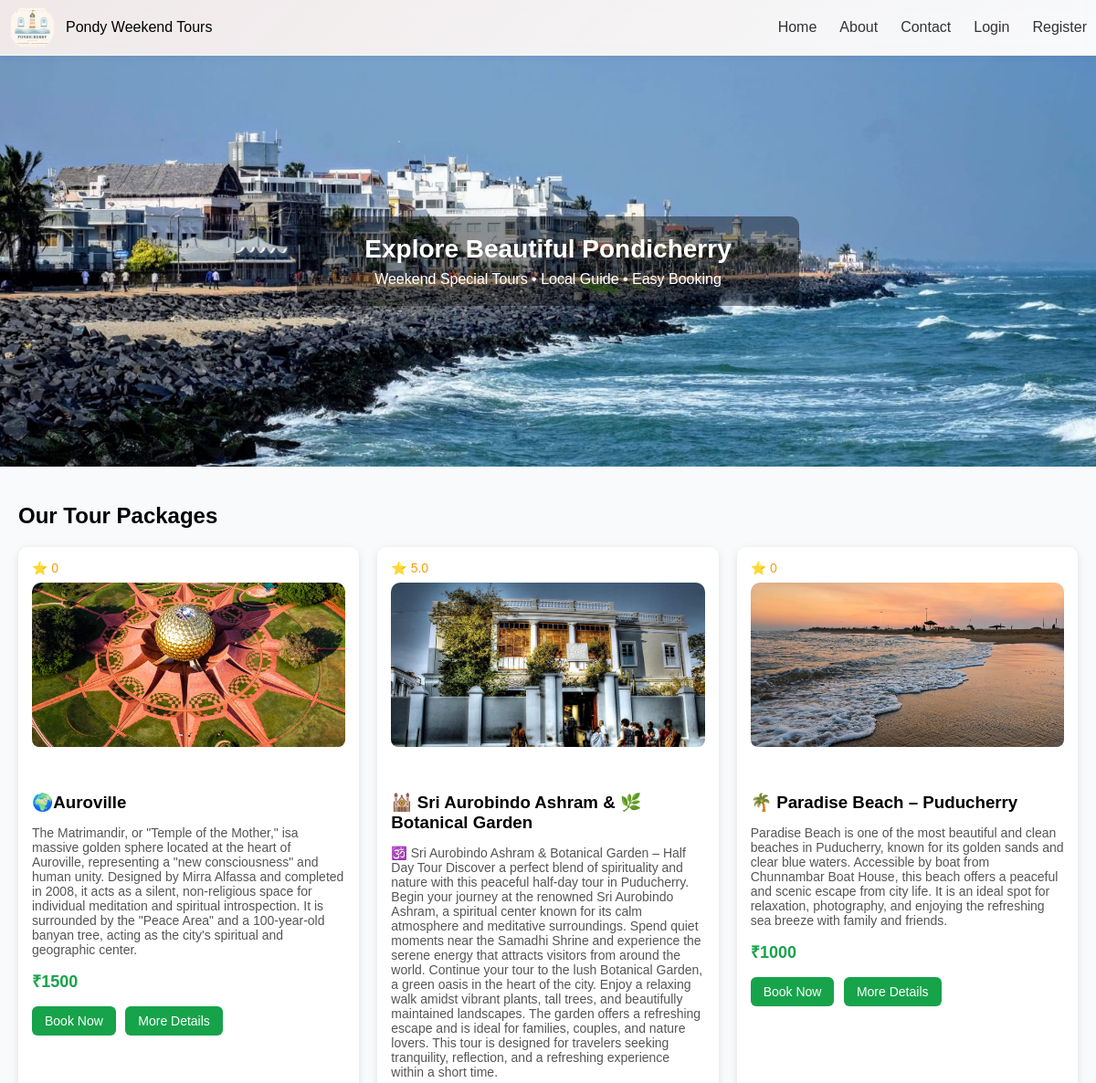
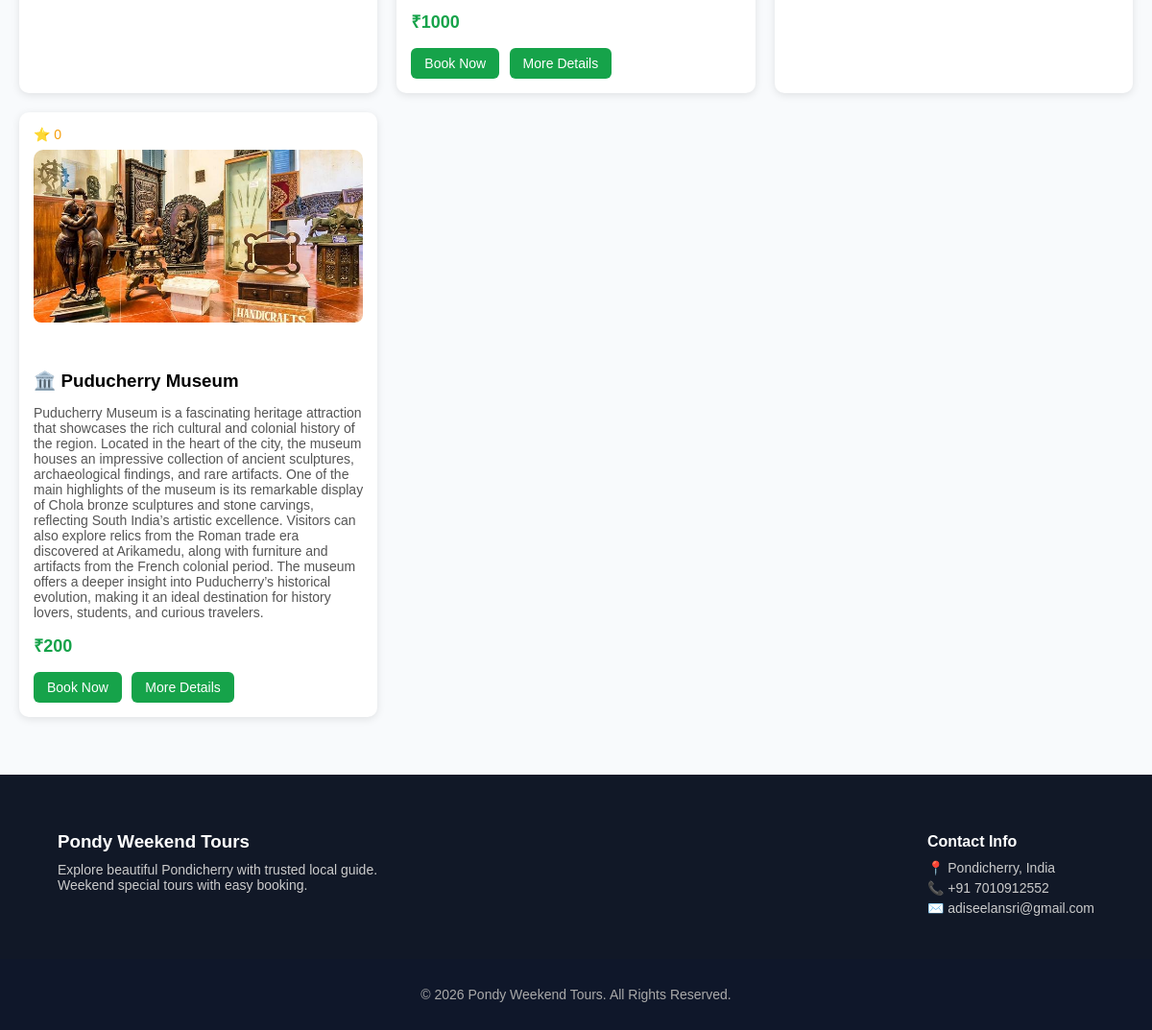
The page / on the database its author committed (2 pictures, top to bottom).
### tours/models.py (models this page shows, shortened)
class TourPackage(models.Model):
    name = models.CharField(max_length=200)
    description = models.TextField()
    price = models.IntegerField()
    duration = models.CharField(max_length=100)
    image = models.ImageField(upload_to='packages/', null=True, blank=True)
    included = models.TextField(blank=True)
    not_included = models.TextField(blank=True)

### tours/views.py (the view)
# urls.py: 2. Add a URL to urlpatterns:  path('', views.home, name='home')
def home(request):
    packages = TourPackage.objects.all()
    for p in packages:
        avg = p.reviews.aggregate(Avg("rating"))["rating__avg"]
        p.avg_rating = round(avg, 1) if avg else 0
    return render(request, 'home.html', {'packages': packages})

### templates/home.html (shortened to what this page needs)
{% load static %}
<!DOCTYPE html>
<html>
<head>
    <link rel="stylesheet" href="{%static 'css/style.css' %}">
</head>
<body>
<div class="navbar">
   <div class="left-head"><img src="{% static 'image/pondicherry_tourism_logo.svg' %}" alt="Logo"> Pondy Weekend Tours</div>
   <div class="right-head" id="nav-menu">
      <ul>
        <li><a href="{% url 'home' %}">Home</a></li>
        <li><a href="{% url 'about' %}">About</a></li>
        <li><a href="{% url 'contact' %}">Contact</a></li>
        {% if user.is_authenticated %}
            <li><a href="{% url 'my_bookings' %}">My Bookings</a></li>
            <li><a href="{% url 'logout' %}">Logout</a></li>
        {% else %}
            <li><a href="{% url 'login' %}">Login</a></li>
            <li><a href="{% url 'register' %}">Register</a></li>
        {% endif %}
      </ul>
   </div>
</div>
<div class="hero-slider">
    <div class="slide active">
        <div class="overlay">
            <h1>Explore Beautiful Pondicherry</h1>
            <p>Weekend Special Tours • Local Guide • Easy Booking</p>
        </div>
    </div>
</div>
<div class="container" id="packages">
  <h2>Our Tour Packages</h2>
  <div class="package-grid">
    {% for p in packages %}
      <div class="package-card">
        <p class="rating">⭐ {{ p.avg_rating }}</p>
        {% if p.image %}
          <div class="package-img">
            <img src="{{ p.image.url }}" alt="{{ p.name }}">
          </div>
        {% endif %}
        <h3>{{ p.name }}</h3>
        <p class="desc">{{ p.description }}</p>
        <p class="price">₹{{ p.price }}</p>
        <a class="btn" href="/book/{{ p.id }}">Book Now</a>
        <a class="btn" href="{% url 'package_detail' p.id %}">More Details</a>
      </div>
    {% endfor %}
  </div>
</div>
<footer class="footer">
    <div class="footer-container">
        <div class="footer-col">
            <h3>Pondy Weekend Tours</h3>
            <p>Explore beautiful Pondicherry with trusted local guide.<br>
               Weekend special tours with easy booking.</p>
        </div>
        <div class="footer-col">
            <h4>Contact Info</h4>
            <p>📍 Pondicherry, India</p>
            <p>📞 +91 7010912552</p>
            <p>✉️ adiseelansri@gmail.com</p>
        </div>
    </div>
    <div class="footer-bottom">
        <p>© 2026 Pondy Weekend Tours. All Rights Reserved.</p>
    </div>
</footer>
</body>
</html>

### static/css/style.css (style rules this page uses)
.package-grid { display: grid; grid-template-columns: repeat(2, 1fr); gap: 20px; }
.package-card { background: #fff; border-radius: 12px; padding: 15px; box-shadow: 0 4px 12px rgba(0,0,0,0.1); }
.package-img { width: 100%; height: 220px; overflow: hidden; border-radius: 10px; margin-bottom: 10px; }
.package-img img { width: 100%; height: 100%; object-fit: cover; }
.package-card h3 { margin: 5px 0; }
.desc { font-size: 14px; color: #555; }
.price { font-weight: bold; margin: 8px 0; }

### templates/home.html (style rules this page uses)
:root { --green: #16a34a; --dark: #111827; }
* { box-sizing: border-box; }
body { font-family: Arial; margin: 0; background: #f8fafc; }
html { scroll-behavior: smooth; }
.navbar { background: linear-gradient(135deg, rgb(239, 232, 232), rgba(255,255,255,0.05)); backdrop-filter: blur(10px); border-bottom: 1px solid rgb(244, 245, 245); padding: 5px 10px; display: flex; align-items: center; justify-content: space-between; box-shadow: 0 2px 8px rgba(0,0,0,0.05); position: sticky; top: 0; z-index: 1000; }
.left-head { display: flex; align-items: center; }
.left-head img { height: 50px; width: 50px; object-fit: cover; border-radius: 50%; margin-right: 12px; transition: transform 0.3s ease; }
.right-head ul { display: flex; list-style: none; gap: 25px; margin: 0; padding: 0; }
.right-head a { text-decoration: none; color: #333; font-weight: 500; position: relative; }
.right-head a::after { content: ""; position: absolute; width: 0; height: 2px; bottom: -5px; left: 0; background: var(--green); transition: 0.3s; }
.hero-slider { position: relative; width: 100%; height: 450px; overflow: hidden; }
.slide { position: absolute; width: 100%; height: 100%; opacity: 0; transition: opacity 1s ease-in-out; }
.slide.active { opacity: 1; }
.overlay { position: absolute; top: 50%; left: 50%; transform: translate(-50%, -50%); text-align: center; color: white; background: rgba(0,0,0,0.4); padding: 20px 40px; border-radius: 10px; width: 90%; max-width: 550px; }
.overlay h1 { margin: 0 0 8px 0; font-size: 28px; }
.overlay p { margin: 0; }
.container { padding: 20px; }
#packages { scroll-margin-top: 20px; }
.package-grid { display: grid; grid-template-columns: repeat(3, 1fr); gap: 20px; margin-top: 15px; }
.package-card { background: white; padding: 15px; border-radius: 10px; box-shadow: 0 2px 8px rgba(0,0,0,0.1); }
.package-img img { width: 100%; height: 180px; object-fit: cover; border-radius: 8px; }
.package-card h3 { margin: 10px 0 5px; }
.desc { color: #555; font-size: 14px; }
.price { font-size: 18px; font-weight: bold; color: var(--green); }
.rating { font-size: 14px; color: #f59e0b; margin: 0 0 8px 0; }
.btn { display: inline-block; background: var(--green); color: white; padding: 8px 14px; text-decoration: none; border-radius: 6px; margin-top: 8px; margin-right: 6px; font-size: 14px; }
.footer { background: var(--dark); color: #fff; margin-top: 40px; }
.footer-container { display: flex; justify-content: space-between; padding: 40px 60px; flex-wrap: wrap; gap: 20px; }
.footer-col h3, .footer-col h4 { margin-bottom: 10px; }
.footer-col p { margin: 5px 0; color: #ccc; font-size: 14px; }
.footer-bottom { text-align: center; padding: 15px; background: #0f172a; font-size: 14px; color: #aaa; }

### rows shown on the page
TourPackage: avg_rating "0", image (picture), name "🌍Auroville", description "The Matrimandir, or \"Temple of the Mother,\" isa massive golden sphere located at the heart of Auroville, representing a \"new consciousness\" and human unity. Designed by Mirra Alfassa and completed in 2008, it acts as a silent, non-religious space for individual meditation and spiritual introspection. It is surrounded by the \"Peace Area\" and a 100-year-old banyan tree, acting as the city's spiritual and geographic center.", price "1500"
TourPackage: avg_rating "5.0", image (picture), name "🕍 Sri Aurobindo Ashram & 🌿 Botanical Garden", description "🕉️ Sri Aurobindo Ashram & Botanical Garden – Half Day Tour Discover a perfect blend of spirituality and nature with this peaceful half-day tour in Puducherry. Begin your journey at the renowned Sri Aurobindo Ashram, a spiritual center known for its calm atmosphere and meditative surroundings. Spend quiet moments near the Samadhi Shrine and experience the serene energy that attracts visitors from around the world. Continue your tour to the lush Botanical Garden, a green oasis in the heart of the city. Enjoy a relaxing walk amidst vibrant plants, tall trees, and beautifully maintained landscapes. The garden offers a refreshing escape and is ideal for families, couples, and nature lovers. This…", price "1000"
TourPackage: avg_rating "0", image (picture), name "🌴 Paradise Beach – Puducherry", description "Paradise Beach is one of the most beautiful and clean beaches in Puducherry, known for its golden sands and clear blue waters. Accessible by boat from Chunnambar Boat House, this beach offers a peaceful and scenic escape from city life. It is an ideal spot for relaxation, photography, and enjoying the refreshing sea breeze with family and friends.", price "1000"
TourPackage: avg_rating "0", image (picture), name "🏛️ Puducherry Museum", description "Puducherry Museum is a fascinating heritage attraction that showcases the rich cultural and colonial history of the region. Located in the heart of the city, the museum houses an impressive collection of ancient sculptures, archaeological findings, and rare artifacts. One of the main highlights of the museum is its remarkable display of Chola bronze sculptures and stone carvings, reflecting South India’s artistic excellence. Visitors can also explore relics from the Roman trade era discovered at Arikamedu, along with furniture and artifacts from the French colonial period. The museum offers a deeper insight into Puducherry’s historical evolution, making it an ideal destination for history…", price "200"
